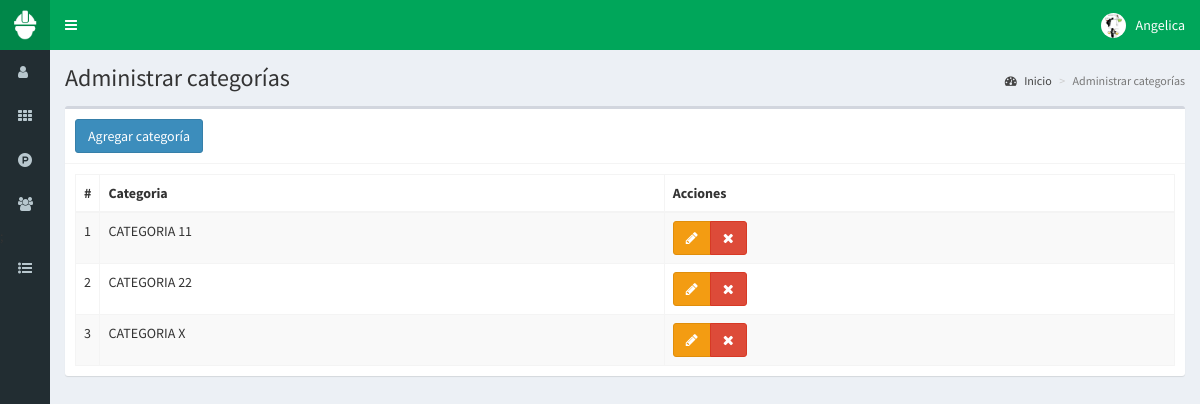
Screenshot of /categorias (signed in) with the database file from the repository.
### tables this page shows
CREATE TABLE `categorias` (
  `id` int(11) NOT NULL,
  `categoria` text NOT NULL,
  `fecha` timestamp NOT NULL DEFAULT current_timestamp() ON UPDATE current_timestamp()
);

### controladores/plantilla.controlador.php (called while the page is built)
<?php
class ControladorPlantilla{
	static public function ctrPlantilla(){
		include "vistas/plantilla.php";
	}
}

### index.php (called while the page is built, shortened)
<?php
require_once "controladores/plantilla.controlador.php";
require_once "controladores/usuarios.controlador.php";
require_once "controladores/categorias.controlador.php";
require_once "controladores/ventas.controlador.php";
require_once "modelos/categorias.modelo.php";
$plantilla = new ControladorPlantilla();
$plantilla -> ctrPlantilla();

### controladores/categorias.controlador.php (called while the page is built, shortened)
<?php
class ControladorCategorias{
	static public function ctrMostrarCategorias($item, $valor){
		$tabla = "categorias";
		$respuesta = ModeloCategorias::mdlMostrarCategorias($tabla, $item, $valor);
		return $respuesta;
	}
}

### modelos/conexion.php (called while the page is built)
<?php
class Conexion{
	static public function conectar(){
		$link = new PDO("mysql:host=localhost;dbname=lociones",
			            "root",
			            "");
		$link->exec("set names utf8");
		return $link;
	}
}

### modelos/categorias.modelo.php (called while the page is built, shortened)
<?php
require_once "conexion.php";
class ModeloCategorias{
	static public function mdlMostrarCategorias($tabla, $item, $valor){
		if($item != null){
			$stmt = Conexion::conectar()->prepare("SELECT * FROM $tabla WHERE $item = :$item");
			$stmt -> bindParam(":".$item, $valor, PDO::PARAM_STR);
			$stmt -> execute();
			return $stmt -> fetch();
		}else{
			$stmt = Conexion::conectar()->prepare("SELECT * FROM $tabla");
			$stmt -> execute();
			return $stmt -> fetchAll();
		}
	}
}

### vistas/modulos/categorias.php (the view, shortened to what this page needs)
<div class="content-wrapper">
  <section class="content-header">
    <h1>
      Administrar categorías
    </h1>
    <ol class="breadcrumb">
      <li><a href="inicio"><i class="fa fa-dashboard"></i> Inicio</a></li>
      <li class="active">Administrar categorías</li>
    </ol>
  </section>
  <section class="content">
    <div class="box">
      <div class="box-header with-border">
        <button class="btn btn-primary" data-toggle="modal" data-target="#modalAgregarCategoria">
          Agregar categoría
        </button>
      </div>
      <div class="box-body">
       <table class="table table-bordered table-striped dt-responsive tablas" width="100%">
        <thead>
         <tr>
           <th style="width:10px">#</th>
           <th>Categoria</th>
           <th>Acciones</th>
         </tr>
        </thead>
        <tbody>
        <?php
          $item = null;
          $valor = null;
          $categorias = ControladorCategorias::ctrMostrarCategorias($item, $valor);
          foreach ($categorias as $key => $value) {
            echo ' <tr>
                    <td>'.($key+1).'</td>
                    <td class="text-uppercase">'.$value["categoria"].'</td>
                    <td>
                      <div class="btn-group">
                        <button class="btn btn-warning btnEditarCategoria" idCategoria="'.$value["id"].'" data-toggle="modal" data-target="#modalEditarCategoria"><i class="fa fa-pencil"></i></button>';
                        if($_SESSION["perfil"] == "Administrador"){
                          echo '<button class="btn btn-danger btnEliminarCategoria" idCategoria="'.$value["id"].'"><i class="fa fa-times"></i></button>';
                        }
                      echo '</div>
                    </td>
                  </tr>';
          }
        ?>
        </tbody>
       </table>
      </div>
    </div>
  </section>
</div>

### rows the page displays
categorias: categoria "CATEGORIA 11"
categorias: categoria "CATEGORIA 22"
categorias: categoria "CATEGORIA X"

### other values shown
$_SESSION["nombre"] "Angelica"
